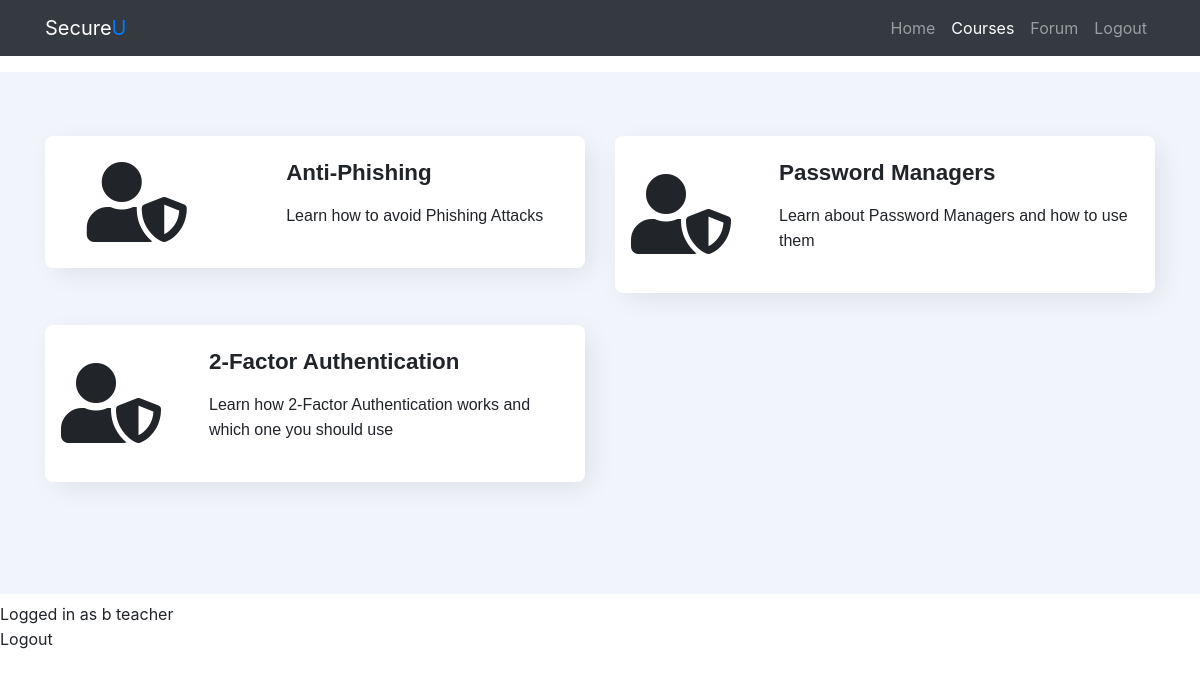
Page /courses.php (signed in) on the committed database.
### tables this page shows
CREATE TABLE `courses` (
  `course_id` int(11) NOT NULL,
  `course_name` varchar(50) NOT NULL,
  `course_desc` varchar(300) NOT NULL,
  `course_img` varchar(100) NOT NULL,
  `course_status` varchar(15) NOT NULL,
  `date_created` datetime NOT NULL DEFAULT CURRENT_TIMESTAMP,
  `user_id` int(11) NOT NULL
);

### courses.php (the view, shortened to what this page needs)
<?php
include "header.php";
?>
<link href="//maxcdn.bootstrapcdn.com/bootstrap/4.1.1/css/bootstrap.min.css" rel="stylesheet" id="bootstrap-css">
<link rel="stylesheet" href="https://use.fontawesome.com/releases/v5.6.3/css/all.css">
<?php
include "navbar.php";
?>
<section>
    <div class="container">
        <div class="row mbr-justify-content-center">
            <?php
            require "db_connect.php";
            $sql = "SELECT * FROM courses";
            $result = mysqli_query($conn, $sql);
            if (mysqli_num_rows($result) > 0) {
                while ($row = mysqli_fetch_assoc($result)) {
                    $course_id = $row["course_id"];
                    $course_name = $row["course_name"];
                    $course_desc = $row["course_desc"];
                    $course_link = "units.php?course_id=$course_id";
                    ?>
                    <div class="col-lg-6 mbr-col-md-10">
                        <a style="text-decoration:none" href="<?php echo $course_link; ?>">
                            <div class="wrap">
                                <div class="ico-wrap">
                                    <span class="fas fa-5x mr-5 fa-user-shield"></span>
                                </div>
                                <div class="text-wrap vcenter">
                                    <h2 class="mbr-fonts-style mbr-bold mbr-section-title3 display-5"><?php echo $course_name; ?></span></h2>
                                    <p class="mbr-fonts-style text1 mbr-text display-6"><?php echo $course_desc; ?></p>
                                </div>
                            </div>
                        </a>
                    </div>
                <?php
                }
            } else {
                echo "0 results";
            }
            ?>
        </div>
    </div>
</section>
<?php
include "footer.php"
?>

### courses.php (style rules this page uses)
section { padding-top: 4rem; padding-bottom: 5rem; background-color: #f1f4fa; }
.wrap { display: flex; background: white; padding: 1rem 1rem 1rem 1rem; border-radius: 0.5rem; box-shadow: 7px 7px 30px -5px rgba(0, 0, 0, 0.1); margin-bottom: 2rem; }
.ico-wrap { margin: auto; }
.vcenter { margin: auto; }
.mbr-section-title3 { text-align: left; }
h2 { margin-top: 0.5rem; margin-bottom: 0.5rem; }
.display-5 { font-family: 'Source Sans Pro', sans-serif; font-size: 1.4rem; }
.mbr-bold { font-weight: 700; }
p { padding-top: 0.5rem; padding-bottom: 0.5rem; line-height: 25px; }
.display-6 { font-family: 'Source Sans Pro', sans-serif; font-size: 1re }
a { color: inherit; }

### rows in the picture
courses: course_name "Anti-Phishing", course_desc "Learn how to avoid Phishing Attacks"
courses: course_name "Password Managers", course_desc "Learn about Password Managers and how to use them"
courses: course_name "2-Factor Authentication", course_desc "Learn how 2-Factor Authentication works and which one you should use"

### other values in the picture
$_SESSION["username"] "b"
$_SESSION["user_role"] "teacher"
